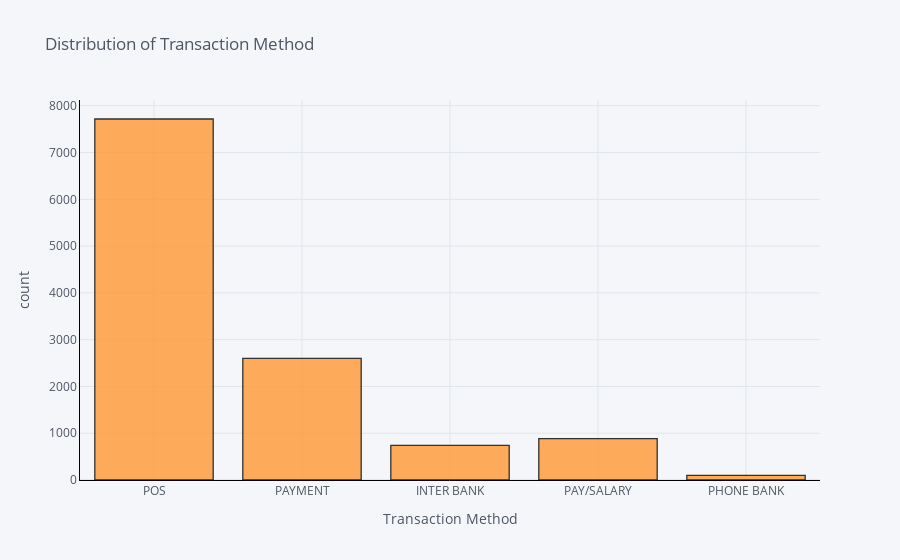

Here is the notebook cell this chart was saved with:
### Code cell
#Visulisation Method2 = plotly
df['txn_description'].iplot(
    kind='hist',
    bins=100,
    xTitle='Transaction Method',
    linecolor='black',
    yTitle='count',
    title='Distribution of Transaction Method')

### Figure 1 — Plotly figure (JSON) as saved in the notebook; plotly's stock layout.template omitted (floating-point values rounded to 4 significant figures; data arrays with more than 128 entries replaced by an {"elided": "..."} marker saying what was removed)
{"data": [{"histfunc": "count", "histnorm": "", "marker": {"color": "rgba(255, 153, 51, 1.0)", "line": {"color": "#000000", "width": 1.3}}, "name": "txn_description", "nbinsx": 100, "opacity": 0.8, "orientation": "v", "type": "histogram", "x": {"elided": "12043 str values"}}], "layout": {"barmode": "overlay", "legend": {"bgcolor": "#F5F6F9", "font": {"color": "#4D5663"}}, "paper_bgcolor": "#F5F6F9", "plot_bgcolor": "#F5F6F9", "title": {"font": {"color": "#4D5663"}, "text": "Distribution of Transaction Method"}, "xaxis": {"gridcolor": "#E1E5ED", "linecolor": "black", "showgrid": true, "tickfont": {"color": "#4D5663"}, "title": {"font": {"color": "#4D5663"}, "text": "Transaction Method"}, "zerolinecolor": "#E1E5ED"}, "yaxis": {"gridcolor": "#E1E5ED", "linecolor": "black", "showgrid": true, "tickfont": {"color": "#4D5663"}, "title": {"font": {"color": "#4D5663"}, "text": "count"}, "zerolinecolor": "#E1E5ED"}}}
